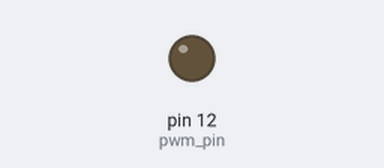
Simulated run of this program. Board: Raspberry Pi (header pin numbers). Parts: output pins drawn as LEDs (lit = HIGH).

Above: at 0.05 s.
At 0.5 s:
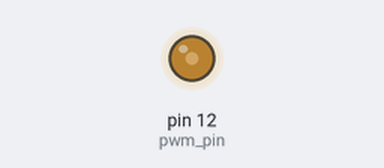
At 1.0 s:
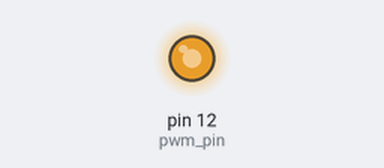
At 2.0 s:
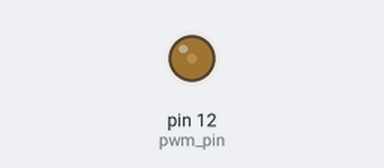
Timing chart, 0 to 4.6 s (numbered marks = the images above):
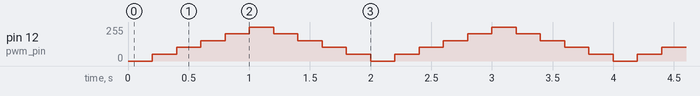

Measured:
- by itself, pin 12 (pwm_pin): repeats every 2.0 s: 102/255 0.20 s, 153/255 0.20 s, 204/255 0.20 s, 255/255 0.20 s, 204/255 0.20 s, 153/255 0.20 s, 102/255 0.20 s, 51/255 0.20 s, 0/255 0.20 s, 51/255 0.20 s

The program:

PWM.py
```python
"""
Copyright (c) 2020, Heung Kit Leslie Chung
All rights reserved.
Redistribution and use in source and binary forms, with or without
    modification, are permitted provided that the following conditions are met:
1. Redistributions of source code must retain the above copyright notice, this
    list of conditions and the following disclaimer.
2. Redistributions in binary form must reproduce the above copyright notice,
    this list of conditions and the following disclaimer in the documentation
    and/or other materials provided with the distribution.
3. Neither the name of the copyright holder nor the names of its contributors
    may be used to endorse or promote products derived from this software
    without specific prior written permission.
    THIS SOFTWARE IS PROVIDED BY THE COPYRIGHT HOLDERS AND CONTRIBUTORS "AS IS"
    AND ANY EXPRESS OR IMPLIED WARRANTIES, INCLUDING, BUT NOT LIMITED TO, THE
    IMPLIED WARRANTIES OF MERCHANTABILITY AND FITNESS FOR A PARTICULAR PURPOSE
    ARE DISCLAIMED. IN NO EVENT SHALL THE COPYRIGHT HOLDER OR CONTRIBUTORS BE
    LIABLE FOR ANY DIRECT, INDIRECT, INCIDENTAL, SPECIAL, EXEMPLARY, OR
    CONSEQUENTIAL DAMAGES (INCLUDING, BUT NOT LIMITED TO, PROCUREMENT OF
    SUBSTITUTE GOODS OR SERVICES; LOSS OF USE, DATA, OR PROFITS; OR BUSINESS
    INTERRUPTION) HOWEVER CAUSED AND ON ANY THEORY OF LIABILITY, WHETHER IN
    CONTRACT, STRICT LIABILITY, OR TORT (INCLUDING NEGLIGENCE OR OTHERWISE)
    ARISING IN ANY WAY OUT OF THE USE OF THIS SOFTWARE, EVEN IF ADVISED OF THE
    POSSIBILITY OF SUCH DAMAGE.
"""

# Import GPIO and other packages needed for pin control
import RPi.GPIO as GPIO
import time

# We will use pin 12 (GPIO18) to power the LED
pwm_pin = 12

# Set pin reading mode to BOARD
GPIO.setmode(GPIO.BOARD)

# Make pin 12 the output pin (power)
GPIO.setup(pwm_pin, GPIO.OUT)

# Instantiate pulse width modulation on pin 12 and set frequency at 50Hz
pwm = GPIO.PWM(pwm_pin, 50)
pwm.start(100)

# This loop will keep runing indefinitely until keyboard interruption
try:
    while True:
        # Increase duty cycle from 0 to 100 at increments of 20
        for i in range(0, 100, 20):
            pwm.ChangeDutyCycle(i)
            time.sleep(0.2)
        # Decrease duty cycle from 100 to 0 at increments of 20
        for i in range(100, 0, -20):
            pwm.ChangeDutyCycle(i)
            time.sleep(0.2)

except KeyboardInterrupt:
    print("Exiting program")
    GPIO.cleanup()
```
